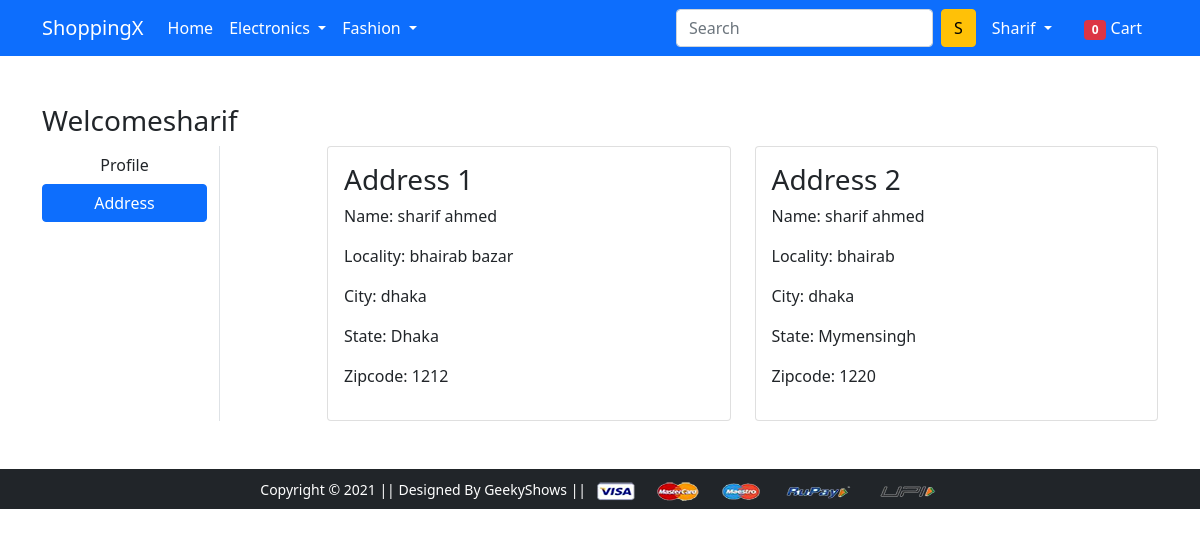
The app's page /address/ (signed in) with its own data.
### shopapp/models.py (models this page shows, shortened)
class Customer(models.Model):
    user=models.ForeignKey(User,on_delete=models.CASCADE)
    name=models.CharField(max_length=200)
    locality=models.CharField(max_length=200)
    city=models.CharField(max_length=50)
    zipcode=models.IntegerField()
    state=models.CharField(choices=state_choices,max_length=50)

### shopapp/views.py (the view)
# urls.py: path('address/', views.address, name='address'),
@login_required
def address(request):
    count=0
    if request.user.is_authenticated:
        count=len(Cart.objects.filter(user=request.user))
    customer=Customer.objects.filter(user=request.user)
    return render(request, 'app/address.html',{'customer':customer,'active':'btn-primary','count':count})

### shopapp/templates/app/address.html (shortened to what this page needs)
{% extends 'app/base.html' %}
{% load static %}
{% block main-content %}
<div class="container my-5">
 <div class="row">
 <h3>Welcome<span class="text-capitalize">{{request.user}}</span></h3>
  <div class="col-sm-2 border-end">
   <ul class="list-unstyled">
    <li class="d-grid"><a href="{% url 'profile' %}" class="btn">Profile</a></li>
    <li class="d-grid"><a href="{% url 'address' %}" class="btn {{active}}">Address</a></li>
   </ul>
  </div>
  <div class="col-sm-9 offset-sm-1">
   <div class="row">
   {% for p in customer %}
    <div class="col-sm-6">
     <div class="card">
      <div class="card-body">
       <h3>Address {{forloop.counter}}</h3>
       <p>Name: {{p.name}}</p>
       <p>Locality: {{p.locality}}</p>
       <p>City: {{p.city}}</p>
       <p>State: {{p.state}}</p>
       <p>Zipcode: {{p.zipcode}}</p>
      </div>
     </div>
    </div>
   {% endfor %}
   </div>
  </div>
 </div>
</div>
{% endblock main-content %}

### shopapp/templates/app/base.html (shortened to what this page needs)
<!doctype html>
{% load static %}
<html lang="en">
  <head>
    <link href="https://cdn.jsdelivr.net/npm/bootstrap@5.0.0-beta1/dist/css/bootstrap.min.css" rel="stylesheet">
    <link rel="stylesheet" href="{% static 'app/css/owl.carousel.min.css' %}">
    <link rel="stylesheet" href="{% static 'app/css/all.min.css' %}">
    <link rel="stylesheet" href="{% static 'app/css/style.css' %}">
  </head>
  <body>
    <nav class="navbar navbar-expand-lg navbar-dark bg-primary">
     <div class="container">
       <a class="navbar-brand" href="/">ShoppingX</a>
       <div class="collapse navbar-collapse" id="navbarSupportedContent">
         <ul class="navbar-nav me-auto mb-2 mb-lg-0">
           <li class="nav-item">
             <a class="nav-link active" aria-current="page" href="/">Home</a>
           </li>
           <li class="nav-item dropdown">
             <a class="nav-link dropdown-toggle text-white" href="#" id="electronicsDropdown" role="button" data-bs-toggle="dropdown" aria-expanded="false">
               Electronics
             </a>
           </li>
           <li class="nav-item dropdown">
             <a class="nav-link dropdown-toggle text-white" href="#" id="fashionDropdown" role="button" data-bs-toggle="dropdown" aria-expanded="false">
               Fashion
             </a>
           </li>
         </ul>
         <form class="d-flex">
           <input class="form-control me-2" type="search" placeholder="Search" aria-label="Search">
           <button class="btn btn-warning" type="submit">S</button>
         </form>
         <div>
          <ul class="navbar-nav me-auto mb-2 mb-lg-0">
            {% if request.user.is_authenticated %}
           <li class="nav-item dropdown mx-2">
              <a class="nav-link dropdown-toggle text-white" href="#" id="profileDropdown" role="button" data-bs-toggle="dropdown" aria-expanded="false">
                {{request.user.username|capfirst}}
              </a>
            </li>
            <li class="nav-item mx-2">
             <a href="{% url 'cart' %}" class="nav-link text-white"><span class="badge bg-danger">{{count}}</span> Cart </a>
            </li>
            {% endif %}
          </ul>
         </div>
       </div>
     </div>
    </nav>
    {% block main-content %} {% endblock main-content %}
    <footer class="container-fluid bg-dark text-center p-2 mt-5">
        <small class="text-white">Copyright &copy; 2021 || Designed By GeekyShows || </small>
        <img src="{% static 'app/images/payment.png' %}" alt="" srcset="" class="img-fluid" height="2px">
    </footer>
  </body>
</html>

### records on screen
Customer: name "sharif ahmed", locality "bhairab bazar", city "dhaka", state "Dhaka", zipcode "1212"
Customer: name "sharif ahmed", locality "bhairab", city "dhaka", state "Mymensingh", zipcode "1220"

### other values on screen
{{ request.user.username|capfirst }} "Sharif"
{{ count }} "0"
{{ request.user }} "Sharif"
